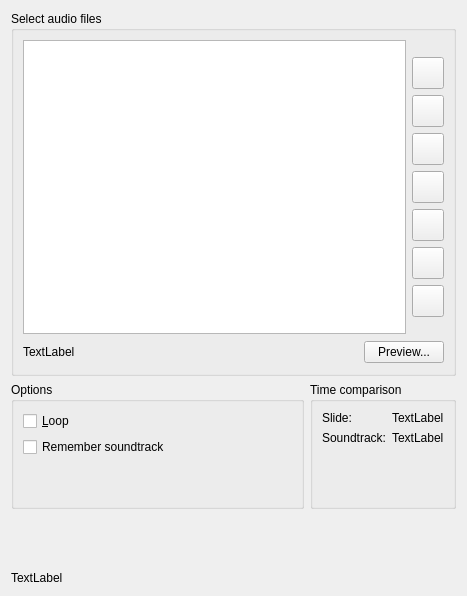
<?xml version="1.0" encoding="UTF-8"?>
<ui version="4.0">
 <class>PresentationAudioPage</class>
 <widget class="QWidget" name="PresentationAudioPage">
  <property name="geometry">
   <rect>
    <x>0</x>
    <y>0</y>
    <width>467</width>
    <height>596</height>
   </rect>
  </property>
  <layout class="QVBoxLayout" name="verticalLayout_5">
   <item>
    <widget class="QGroupBox" name="m_selectionGroupBox">
     <property name="sizePolicy">
      <sizepolicy hsizetype="Expanding" vsizetype="MinimumExpanding">
       <horstretch>0</horstretch>
       <verstretch>0</verstretch>
      </sizepolicy>
     </property>
     <property name="title">
      <string>Select audio files</string>
     </property>
     <layout class="QVBoxLayout" name="verticalLayout_3">
      <item>
       <layout class="QHBoxLayout" name="horizontalLayout_2">
        <item>
         <widget class="Digikam::PresentationAudioList" name="m_SoundFilesListBox"/>
        </item>
        <item>
         <layout class="QVBoxLayout" name="verticalLayout">
          <item>
           <spacer name="spacer14_2">
            <property name="orientation">
             <enum>Qt::Vertical</enum>
            </property>
            <property name="sizeType">
             <enum>QSizePolicy::Expanding</enum>
            </property>
            <property name="sizeHint" stdset="0">
             <size>
              <width>28</width>
              <height>17</height>
             </size>
            </property>
           </spacer>
          </item>
          <item>
           <widget class="QPushButton" name="m_SoundFilesButtonUp">
            <property name="sizePolicy">
             <sizepolicy hsizetype="Fixed" vsizetype="Fixed">
              <horstretch>0</horstretch>
              <verstretch>0</verstretch>
             </sizepolicy>
            </property>
            <property name="minimumSize">
             <size>
              <width>32</width>
              <height>32</height>
             </size>
            </property>
            <property name="maximumSize">
             <size>
              <width>32</width>
              <height>32</height>
             </size>
            </property>
            <property name="sizeIncrement">
             <size>
              <width>6</width>
              <height>0</height>
             </size>
            </property>
            <property name="whatsThis">
             <string>Move the current image up in the portfolio list.</string>
            </property>
            <property name="text">
             <string/>
            </property>
           </widget>
          </item>
          <item>
           <widget class="QPushButton" name="m_SoundFilesButtonAdd">
            <property name="sizePolicy">
             <sizepolicy hsizetype="Minimum" vsizetype="Minimum">
              <horstretch>0</horstretch>
              <verstretch>0</verstretch>
             </sizepolicy>
            </property>
            <property name="minimumSize">
             <size>
              <width>32</width>
              <height>32</height>
             </size>
            </property>
            <property name="maximumSize">
             <size>
              <width>32</width>
              <height>32</height>
             </size>
            </property>
            <property name="whatsThis">
             <string>Add some image files to the portfolio list.</string>
            </property>
            <property name="text">
             <string/>
            </property>
           </widget>
          </item>
          <item>
           <widget class="QPushButton" name="m_SoundFilesButtonDelete">
            <property name="sizePolicy">
             <sizepolicy hsizetype="Minimum" vsizetype="Minimum">
              <horstretch>0</horstretch>
              <verstretch>0</verstretch>
             </sizepolicy>
            </property>
            <property name="minimumSize">
             <size>
              <width>32</width>
              <height>32</height>
             </size>
            </property>
            <property name="maximumSize">
             <size>
              <width>32</width>
              <height>32</height>
             </size>
            </property>
            <property name="whatsThis">
             <string>Remove some image files from the portfolio list.</string>
            </property>
            <property name="text">
             <string/>
            </property>
           </widget>
          </item>
          <item>
           <widget class="QPushButton" name="m_SoundFilesButtonDown">
            <property name="sizePolicy">
             <sizepolicy hsizetype="Minimum" vsizetype="Minimum">
              <horstretch>0</horstretch>
              <verstretch>0</verstretch>
             </sizepolicy>
            </property>
            <property name="minimumSize">
             <size>
              <width>32</width>
              <height>32</height>
             </size>
            </property>
            <property name="maximumSize">
             <size>
              <width>32</width>
              <height>32</height>
             </size>
            </property>
            <property name="whatsThis">
             <string>Move the current image down in the portfolio list.</string>
            </property>
            <property name="text">
             <string/>
            </property>
           </widget>
          </item>
          <item>
           <widget class="QPushButton" name="m_SoundFilesButtonLoad">
            <property name="sizePolicy">
             <sizepolicy hsizetype="Minimum" vsizetype="Minimum">
              <horstretch>0</horstretch>
              <verstretch>0</verstretch>
             </sizepolicy>
            </property>
            <property name="minimumSize">
             <size>
              <width>32</width>
              <height>32</height>
             </size>
            </property>
            <property name="maximumSize">
             <size>
              <width>32</width>
              <height>32</height>
             </size>
            </property>
            <property name="whatsThis">
             <string>Move the current image down in the portfolio list.</string>
            </property>
            <property name="text">
             <string/>
            </property>
           </widget>
          </item>
          <item>
           <widget class="QPushButton" name="m_SoundFilesButtonSave">
            <property name="sizePolicy">
             <sizepolicy hsizetype="Minimum" vsizetype="Minimum">
              <horstretch>0</horstretch>
              <verstretch>0</verstretch>
             </sizepolicy>
            </property>
            <property name="minimumSize">
             <size>
              <width>32</width>
              <height>32</height>
             </size>
            </property>
            <property name="maximumSize">
             <size>
              <width>32</width>
              <height>32</height>
             </size>
            </property>
            <property name="whatsThis">
             <string>Move the current image down in the portfolio list.</string>
            </property>
            <property name="text">
             <string/>
            </property>
           </widget>
          </item>
          <item>
           <widget class="QPushButton" name="m_SoundFilesButtonReset">
            <property name="sizePolicy">
             <sizepolicy hsizetype="Minimum" vsizetype="Minimum">
              <horstretch>0</horstretch>
              <verstretch>0</verstretch>
             </sizepolicy>
            </property>
            <property name="minimumSize">
             <size>
              <width>32</width>
              <height>32</height>
             </size>
            </property>
            <property name="maximumSize">
             <size>
              <width>32</width>
              <height>32</height>
             </size>
            </property>
            <property name="whatsThis">
             <string>Move the current image down in the portfolio list.</string>
            </property>
            <property name="text">
             <string/>
            </property>
           </widget>
          </item>
          <item>
           <spacer name="spacer14">
            <property name="orientation">
             <enum>Qt::Vertical</enum>
            </property>
            <property name="sizeType">
             <enum>QSizePolicy::Expanding</enum>
            </property>
            <property name="sizeHint" stdset="0">
             <size>
              <width>28</width>
              <height>17</height>
             </size>
            </property>
           </spacer>
          </item>
         </layout>
        </item>
       </layout>
      </item>
      <item>
       <layout class="QHBoxLayout" name="horizontalLayout_3">
        <item>
         <widget class="QLabel" name="m_timeLabel">
          <property name="sizePolicy">
           <sizepolicy hsizetype="Expanding" vsizetype="Minimum">
            <horstretch>0</horstretch>
            <verstretch>0</verstretch>
           </sizepolicy>
          </property>
          <property name="text">
           <string comment="KDE::DoNotExtract">TextLabel</string>
          </property>
         </widget>
        </item>
        <item>
         <spacer name="horizontalSpacer_2">
          <property name="orientation">
           <enum>Qt::Horizontal</enum>
          </property>
          <property name="sizeHint" stdset="0">
           <size>
            <width>78</width>
            <height>24</height>
           </size>
          </property>
         </spacer>
        </item>
        <item>
         <widget class="QPushButton" name="m_previewButton">
          <property name="text">
           <string>Preview...</string>
          </property>
         </widget>
        </item>
       </layout>
      </item>
     </layout>
    </widget>
   </item>
   <item>
    <layout class="QHBoxLayout" name="horizontalLayout">
     <item>
      <widget class="QGroupBox" name="groupBox">
       <property name="sizePolicy">
        <sizepolicy hsizetype="MinimumExpanding" vsizetype="MinimumExpanding">
         <horstretch>0</horstretch>
         <verstretch>0</verstretch>
        </sizepolicy>
       </property>
       <property name="title">
        <string>Options</string>
       </property>
       <layout class="QVBoxLayout" name="verticalLayout_2">
        <item>
         <widget class="QCheckBox" name="m_loopCheckBox">
          <property name="text">
           <string>&amp;Loop</string>
          </property>
         </widget>
        </item>
        <item>
         <widget class="QCheckBox" name="m_rememberSoundtrack">
          <property name="text">
           <string>Remember soundtrack</string>
          </property>
         </widget>
        </item>
        <item>
         <spacer name="verticalSpacer_3">
          <property name="orientation">
           <enum>Qt::Vertical</enum>
          </property>
          <property name="sizeHint" stdset="0">
           <size>
            <width>20</width>
            <height>40</height>
           </size>
          </property>
         </spacer>
        </item>
       </layout>
      </widget>
     </item>
     <item>
      <widget class="QGroupBox" name="groupBox_2">
       <property name="title">
        <string>Time comparison</string>
       </property>
       <layout class="QVBoxLayout" name="verticalLayout_4">
        <item>
         <layout class="QGridLayout" name="gridLayout">
          <item row="0" column="0">
           <widget class="QLabel" name="label">
            <property name="text">
             <string>Slide:</string>
            </property>
           </widget>
          </item>
          <item row="0" column="1">
           <widget class="QLabel" name="m_slideTimeLabel">
            <property name="text">
             <string comment="KDE::DoNotExtract">TextLabel</string>
            </property>
           </widget>
          </item>
          <item row="1" column="0">
           <widget class="QLabel" name="label_2">
            <property name="text">
             <string>Soundtrack:</string>
            </property>
           </widget>
          </item>
          <item row="1" column="1">
           <widget class="QLabel" name="m_soundtrackTimeLabel">
            <property name="text">
             <string comment="KDE::DoNotExtract">TextLabel</string>
            </property>
           </widget>
          </item>
         </layout>
        </item>
        <item>
         <spacer name="verticalSpacer">
          <property name="orientation">
           <enum>Qt::Vertical</enum>
          </property>
          <property name="sizeHint" stdset="0">
           <size>
            <width>20</width>
            <height>40</height>
           </size>
          </property>
         </spacer>
        </item>
       </layout>
      </widget>
     </item>
    </layout>
   </item>
   <item>
    <spacer name="verticalSpacer_2">
     <property name="orientation">
      <enum>Qt::Vertical</enum>
     </property>
     <property name="sizeHint" stdset="0">
      <size>
       <width>20</width>
       <height>60</height>
      </size>
     </property>
    </spacer>
   </item>
   <item>
    <widget class="QLabel" name="m_statusBarLabel">
     <property name="text">
      <string comment="KDE::DoNotExtract">TextLabel</string>
     </property>
    </widget>
   </item>
  </layout>
 </widget>
 <customwidgets>
  <customwidget>
   <class>Digikam::PresentationAudioList</class>
   <extends>QListWidget</extends>
   <header>presentationaudiolist.h</header>
  </customwidget>
 </customwidgets>
 <resources/>
 <connections/>
</ui>
